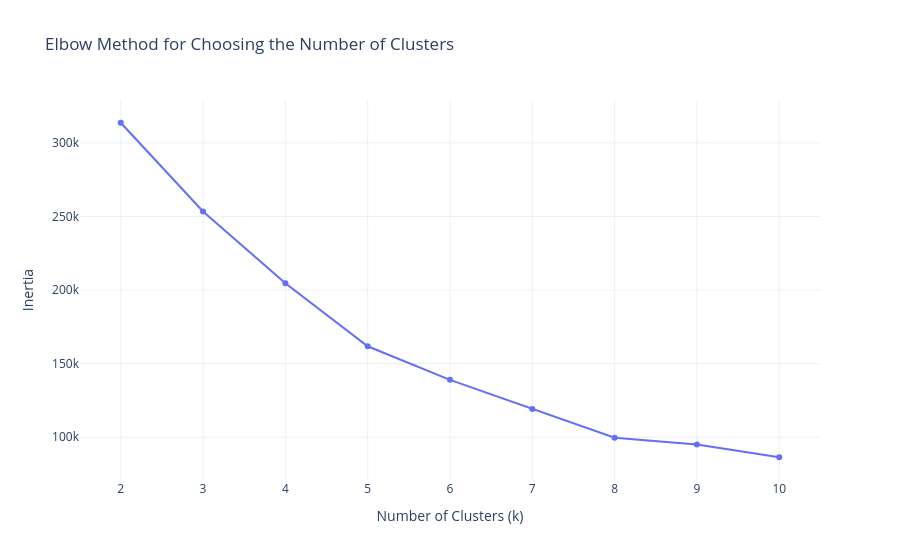

Notebook code for this chart:
### Code cell
inertia = []

for k in range(2, 11):
    model = KMeans(
        n_clusters=k,
        random_state=42
    )
    model.fit(X_scaled)
    inertia.append(model.inertia_)

elbow_df = pd.DataFrame({
    "k": range(2, 11),
    "Inertia": inertia
})

fig = px.line(
    elbow_df,
    x="k",
    y="Inertia",
    markers=True,
    title="Elbow Method for Choosing the Number of Clusters"
)

fig.update_layout(
    xaxis_title="Number of Clusters (k)",
    yaxis_title="Inertia",
    template="plotly_white"
)

fig.show()

### Figure 1 — Plotly figure (JSON) as saved in the notebook; plotly's stock layout.template omitted (floating-point values rounded to 4 significant figures)
{"data": [{"hovertemplate": "k=%{x}<br>Inertia=%{y}<extra></extra>", "legendgroup": "", "line": {"color": "#636efa", "dash": "solid"}, "marker": {"symbol": "circle"}, "mode": "lines+markers", "name": "", "orientation": "v", "showlegend": false, "type": "scatter", "x": [2, 3, 4, 5, 6, 7, 8, 9, 10], "xaxis": "x", "y": [313700.0, 253400.0, 204600.0, 161800.0, 139000.0, 119200.0, 99700.0, 95080.0, 86380.0], "yaxis": "y"}], "layout": {"legend": {"tracegroupgap": 0}, "title": {"text": "Elbow Method for Choosing the Number of Clusters"}, "xaxis": {"anchor": "y", "domain": [0, 1], "title": {"text": "Number of Clusters (k)"}}, "yaxis": {"anchor": "x", "domain": [0, 1], "title": {"text": "Inertia"}}}}
